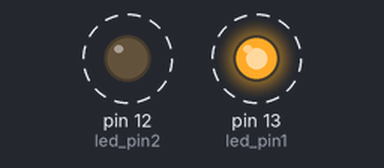
Bench run of a sketch on a simulated Arduino Uno, built with avr-gcc and run on an emulated ATmega328P. Shown: output pins drawn as LEDs (lit = HIGH). Dashed ring = blinking.

Above: at 0.2 s.
Timing chart, 0 to 4.6 s (numbered marks = the images above):
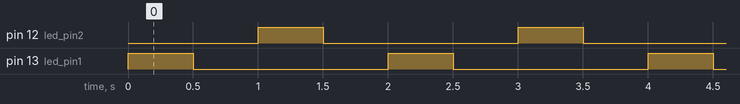

The sketch:

sketch_sep13a.ino
```cpp
int led_pin1=13;
int led_pin2=12;
int blink_duration1=500;
void setup() {
  pinMode(13,OUTPUT);
  pinMode(12,OUTPUT);
}


void loop() {

  digitalWrite (led_pin1,HIGH);
  delay (blink_duration1);
  digitalWrite (led_pin1,LOW);
  delay (blink_duration1);

  digitalWrite (led_pin2,HIGH);
  delay (blink_duration1);
  digitalWrite (led_pin2,LOW);
  delay (blink_duration1);
}
```

Measured:
- by itself, pin 12 (led_pin2), pin 13 (led_pin1): alternates HIGH for 0.50 s and LOW for 1.5 s
- by itself, everything shown: repeats every 2.0 s, in 4 steps
